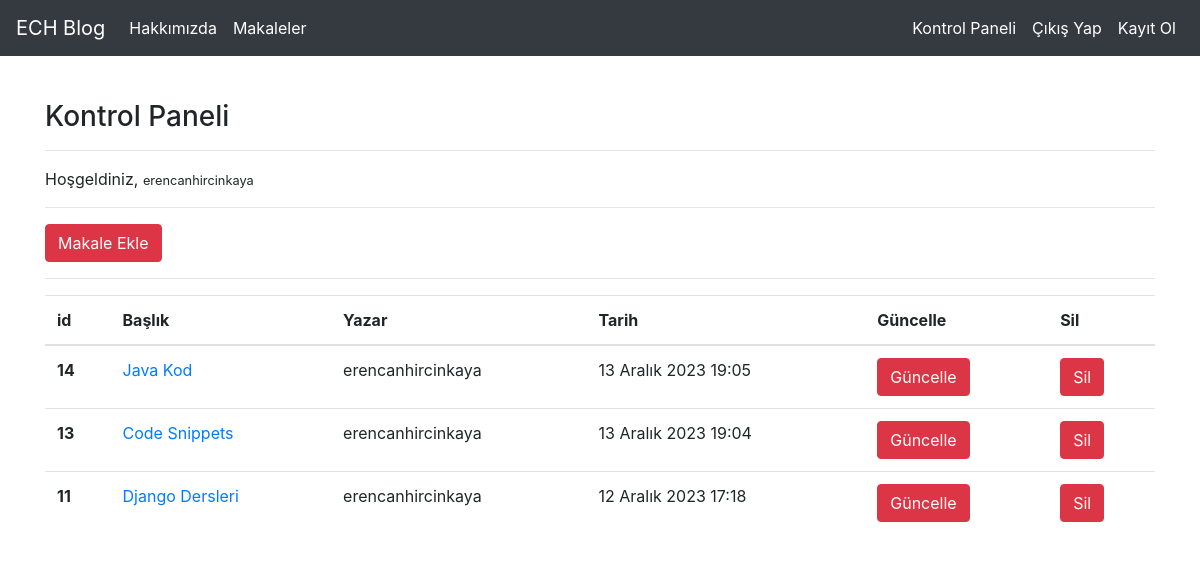
Screenshot of /articles/dashboard/ (signed in) with the database file from the repository.
### article/models.py (models this page shows, shortened)
class Article(models.Model):
    author = models.ForeignKey("auth.User",on_delete = models.CASCADE, verbose_name = "Yazar")
    title = models.CharField(max_length = 50, verbose_name = "Başlık")
    content = RichTextField()
    created_date = models.DateTimeField(auto_now_add = True, verbose_name = "Oluşturulma Tarihi")
    article_image = models.FileField(blank = True,null = True,verbose_name = "Makaleye Fotoğraf Ekleyin")
    class Meta:
        ordering = ["-created_date"]

### article/views.py (the view)
# urls.py: path('dashboard/',views.dashboard,name = "dashboard"),
@login_required(login_url = "user:login")
def dashboard(request):
    articles = Article.objects.filter(author = request.user)
    context = {
        "articles":articles
    }
    return render(request,"dashboard.html",context)

### templates/dashboard.html
{% extends "layout.html" %}
{% block body %}
<h3>Kontrol Paneli</h3>
<hr>
<p>
    Hoşgeldiniz, <small>{{request.user.username}}</small>
</p>
<hr>
<a class="btn btn-danger" href="/articles/addarticle">Makale Ekle</a>
<hr>
{% if articles %}
<table class="table">
    <thead>
      <tr>
        <th scope="col">id</th>
        <th scope="col">Başlık</th>
        <th scope="col">Yazar</th>
        <th scope="col">Tarih</th>
        <th scope="col">Güncelle</th>
        <th scope="col">Sil</th>
      </tr>
    </thead>
    <tbody>
        {% for article in articles %}
        <tr>
            <th scope="row">{{article.id}}</th>
            <td><a href="/articles/article/{{article.id}}">{{article.title}}</a></td>
            <td>{{article.author.username}}</td>
            <td>{{article.created_date}}</td>
            <td><a href="/articles/update/{{article.id}}" class = "btn btn-danger">Güncelle</a></td>
            <td><a href="/articles/delete/{{article.id}}" class = "btn btn-danger">Sil</a></td>
        </tr>
        {% endfor %}
    </tbody>
  </table>
{% else %}
<div class="alert alert-danger">
    Henüz bir makaleniz bulunmuyor...
</div>
{% endif %}
{% endblock body %}

### rows the page displays
Article: id "14", title "Java Kod", author.username "erencanhircinkaya", created_date "13 Aralık 2023 19:05"
Article: id "13", title "Code Snippets", author.username "erencanhircinkaya", created_date "13 Aralık 2023 19:04"
Article: id "11", title "Django Dersleri", author.username "erencanhircinkaya", created_date "12 Aralık 2023 17:18"

### other values shown
{{ request.user.username }} "erencanhircinkaya"
